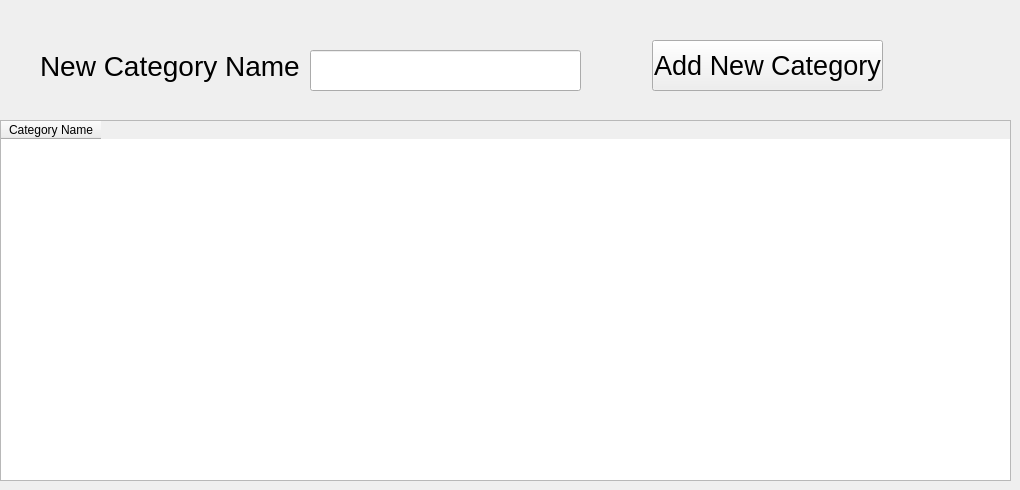
      <widget class="QWidget" name="tab_7">
       <attribute name="title">
        <string>Categories</string>
       </attribute>
       <widget class="QTableWidget" name="tableWidget_2">
        <property name="geometry">
         <rect>
          <x>0</x>
          <y>120</y>
          <width>1011</width>
          <height>361</height>
         </rect>
        </property>
        <property name="font">
         <font>
          <family>Segoe UI</family>
          <pointsize>9</pointsize>
          <weight>50</weight>
          <italic>false</italic>
          <bold>false</bold>
         </font>
        </property>
        <property name="styleSheet">
         <string notr="true">font: 9pt &quot;Segoe UI&quot;;</string>
        </property>
        <column>
         <property name="text">
          <string>Category Name</string>
         </property>
        </column>
       </widget>
       <widget class="QPushButton" name="pushButton_14">
        <property name="geometry">
         <rect>
          <x>652</x>
          <y>40</y>
          <width>231</width>
          <height>51</height>
         </rect>
        </property>
        <property name="font">
         <font>
          <family>Segoe UI</family>
          <pointsize>20</pointsize>
         </font>
        </property>
        <property name="text">
         <string>Add New Category</string>
        </property>
       </widget>
       <widget class="QLineEdit" name="lineEdit_19">
        <property name="geometry">
         <rect>
          <x>310</x>
          <y>50</y>
          <width>271</width>
          <height>41</height>
         </rect>
        </property>
       </widget>
       <widget class="QLabel" name="label_26">
        <property name="geometry">
         <rect>
          <x>40</x>
          <y>40</y>
          <width>261</width>
          <height>51</height>
         </rect>
        </property>
        <property name="font">
         <font>
          <family>Segoe UI</family>
          <pointsize>21</pointsize>
         </font>
        </property>
        <property name="text">
         <string>New Category Name</string>
        </property>
       </widget>
      </widget>
